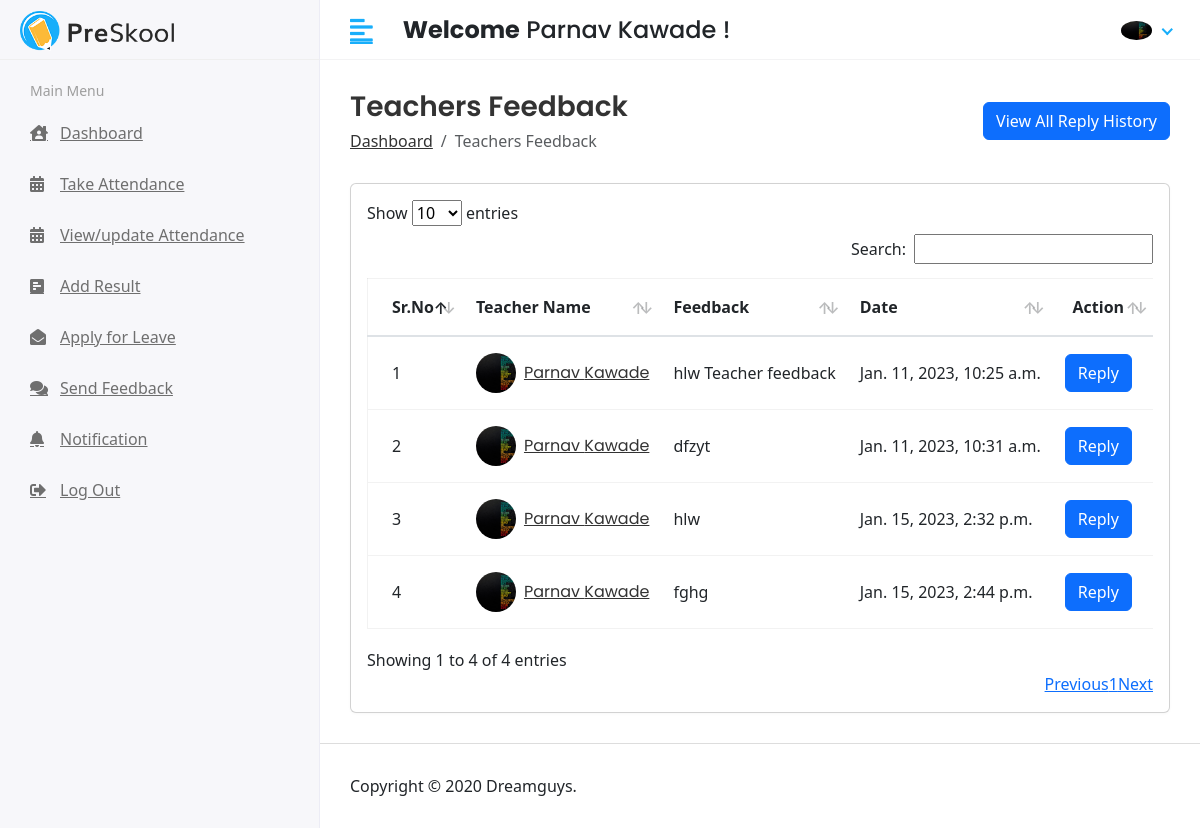
The page /hod/teacher/feedback (signed in) on the database its author committed.
### app/models.py (models this page shows, shortened)
class CustomUser(AbstractUser):
    USER = (
        (1,'HOD'),
        (2,'TEACHER'),
        (3,'STUDENT'),
    )
    user_type = models.CharField(choices=USER, max_length=50, default=1)
    profile_pic = models.ImageField(upload_to='media/profile_pic')
    dob = models.DateField(max_length=8,default=date.today)
    phone_no = models.CharField(max_length=12)
    address = models.TextField()

class Teacher_Feedback(models.Model):
    teacher_id = models.ForeignKey(Teacher, on_delete=models.CASCADE)
    feedback = models.TextField()
    reply_feedback = models.TextField(default="")
    status = models.IntegerField(default=0)
    created_at = models.DateTimeField(auto_now_add=True)
    updated_at = models.DateTimeField(auto_now=True)

class Teacher(models.Model):
    admin = models.OneToOneField(CustomUser, on_delete=models.CASCADE)
    gender = models.CharField(max_length=100)
    qualification = models.CharField(max_length=100)
    experience = models.CharField(max_length=100)
    joining_date = models.DateField(default=date.today)
    created_at = models.DateTimeField(auto_now_add=True)
    updated_at = models.DateTimeField(auto_now=True)

### student_management_systems/Hod_Views.py (the view)
# urls.py: path('hod/teacher/feedback',Hod_Views.teacherFeedbackReceive,name='teacherFeedbackReceive'),
@login_required(login_url='/')
def teacherFeedbackReceive(request):
    feedback = Teacher_Feedback.objects.all()
    feedbackHistory = Teacher_Feedback.objects.all().order_by('-id')
    context = {
        'feedback': feedback,
        'feedbackHistory' : feedbackHistory
    }
    return render(request, 'Hod/teacher_feedback.html', context)

### templates/Hod/teacher_feedback.html (shortened to what this page needs)
{% extends "base.html" %}
{% block content %}
<div class="content container-fluid">
    <div class="page-header">
        <div class="row align-items-center">
            <div class="col">
                <h3 class="page-title">Teachers Feedback</h3>
                <ul class="breadcrumb">
                    <li class="breadcrumb-item"><a href="">Dashboard</a></li>
                    <li class="breadcrumb-item active">Teachers Feedback</li>
                </ul>
            </div>
            <div class="col-auto text-right float-right ml-auto">
                <button type="button" class="btn btn-primary" data-bs-toggle="modal" data-bs-target="#exampleModal1">
                    View All Reply History
                </button>
            </div>
        </div>
    </div>
    <div class="row">
        <div class="col-sm-12">
            <div class="card card-table">
                <div class="card-body">
                    <div class="table-responsive">
                        <div id="DataTables_Table_0_wrapper" class="dataTables_wrapper dt-bootstrap4 no-footer">
                            <div class="row">
                                <div class="col-sm-12">
                                    <table id="table_id" class="table table-hover table-center mb-0  no-footer"
                                        id="DataTables_Table_0" role="grid" aria-describedby="DataTables_Table_0_info">
                                        <thead>
                                            <tr role="row">
                                                <th class="sorting_asc" tabindex="0" aria-controls="DataTables_Table_0"
                                                    rowspan="1" colspan="1" aria-sort="ascending"
                                                    aria-label="ID: activate to sort column descending"
                                                    style="width: 15.5px;">Sr.No</th>
                                                <th class="sorting" tabindex="0" aria-controls="DataTables_Table_0"
                                                    rowspan="1" colspan="1"
                                                    aria-label="Name: activate to sort column ascending"
                                                    style="width: 93.4px;">Teacher Name</th>
                                                <th class="sorting" tabindex="0" aria-controls="DataTables_Table_0"
                                                    rowspan="1" colspan="1"
                                                    aria-label="Class: activate to sort column ascending"
                                                    style="width: 170.7px;">Feedback</th>
                                                <th class="sorting" tabindex="0" aria-controls="DataTables_Table_0"
                                                    rowspan="1" colspan="1"
                                                    aria-label="Gender: activate to sort column ascending"
                                                    style="width: 40.025px;">Date</th>
                                                <th class="text-center sorting" tabindex="0"
                                                    aria-controls="DataTables_Table_0" rowspan="1" colspan="1"
                                                    aria-label="Gender: activate to sort column ascending"
                                                    style="width: 50.025px;">Action</th>
                                            </tr>
                                        </thead>
                                        <tbody>
                                            {% for i in feedback %}
                                            <tr role="row" class="odd">
                                                <td class="sorting_1">{{forloop.counter}}</td>
                                                <td>
                                                    <h2 class="table-avatar">
                                                        <a href="#" class="avatar avatar-sm mr-2">
                                                            {% if i.teacher_id.admin.profile_pic == "" %}
                                                            <img class="avatar-img rounded-circle"
                                                                src="/media/profile_pic/avtar.jpeg" alt="User Image">
                                                            {% else %}
                                                            <img class="avatar-img rounded-circle"
                                                                src="/{{i.teacher_id.admin.profile_pic}}"
                                                                alt="User Image">
                                                            {% endif %}
                                                        </a>
                                                        <a href="#">{{i.teacher_id.admin.first_name}}
                                                            {{i.teacher_id.admin.last_name}}</a>
                                                    </h2>
                                                </td>
                                                <td>{{i.feedback}}</td>
                                                <td>{{i.created_at}}</td>
                                                <td>
                                                    <button type="button" class="btn btn-primary" data-bs-toggle="modal"
                                                        data-bs-target="#exampleModal-{{forloop.counter}}">
                                                        Reply
                                                    </button>
                                                </td>
                                            </tr>
                                            {% endfor %}
                                        </tbody>
                                    </table>
                                </div>
                            </div>
                        </div>
                    </div>
                </div>
            </div>
        </div>
    </div>
</div>
{% endblock content %}

### templates/includes/header.html (shortened to what this page needs)
{% load static %}
<div class="header">
    <div class="header-left">
        <a href="" class="logo">
            <img src="{% static 'assets/img/logo.png' %}" alt="Logo">
        </a>
    </div>
    <a href="javascript:void(0);" id="toggle_btn">
        <i class="fas fa-align-left"></i>
    </a>
    <div class="top-nav-search mt-3">
        <h4><strong>Welcome</strong><span> {{user.first_name}} {{user.last_name}} !</span></h4>
    </div>
    <ul class="nav user-menu">
        <li class="nav-item dropdown has-arrow">
            <a href="#" class="dropdown-toggle nav-link" data-toggle="dropdown">
                <span class="user-img">
                    {% if user.profile_pic == "" %}
                    <img class="rounded-circle" src="/media/profile_pic/avtar.JPEG" width="31"
                        alt="{{user.first_name}}">
                    {% else %}
                    <img class="rounded-circle" src="/{{user.profile_pic}}" width="31" alt="{{user.first_name}}
                        {{user.last_name}}">
                    {% endif %}</span>
            </a>
        </li>
    </ul>
</div>

### static/assets/css/style.css (style rules this page uses)
html { height: 100%; }
body { background-color: #fff; color: #333; font-family: 'Poppins', sans-serif; font-size: 1rem; height: 100%; line-height: 1.5; overflow-x: hidden; }
h1, h2, h3, h4, h5, h6 { font-family: 'Poppins', sans-serif; margin-top: 0; }
a { color: #009ce7; }
input, button, a { transition: all 0.4s ease; -moz-transition: all 0.4s ease; -o-transition: all 0.4s ease; -ms-transition: all 0.4s ease; -webkit-transition: all 0.4s ease; }
input, input:focus, button, button:focus { outline: none; }
ul, ol { padding: 0px; list-style: none; }
.table { color: #333; max-width: 100%; margin-bottom: 0; width: 100%; }
.table.dataTable { border-collapse: collapse !important; border: 1px solid rgba(0, 0, 0, 0.05); }
table.table td h2 { display: inline-block; font-size: inherit; font-weight: 400; margin: 0; padding: 0; vertical-align: middle; }
table.table td h2.table-avatar { align-items: center; display: inline-flex; font-size: inherit; font-weight: 400; margin: 0; padding: 0; vertical-align: middle; white-space: nowrap; }
table.table td h2 a { color: #333; }
.table thead tr th { font-weight: 600; }
.table tbody tr { border-bottom: 1px solid rgba(0, 0, 0, 0.05); }
.table.table-center td, .table.table-center th { vertical-align: middle; }
.card-table .card-body .table > thead > tr > th { border-top: 0; }
.card-table .card-body .table tr td:first-child, .card-table .card-body .table tr th:first-child { padding-left: 1.5rem; }
.card-table .card-body .table tr td:last-child, .card-table .card-body .table tr th:last-child { padding-right: 1.5rem; }
.card-table .table td, .card-table .table th { border-top: 1px solid #e2e5e8; padding: 1rem 0.75rem; white-space: nowrap; }
.btn-primary { background-color: #FFBC53; border: 1px solid #FFBC53; }
.card { border: 1px solid #ececf5; box-shadow: 0 1px 3px 0 rgba(0, 0, 0, 0.03); margin-bottom: 1.875rem; }
.card-body { padding: 1.5rem; }
.avatar { position: relative; display: inline-block; width: 3rem; height: 3rem }
.avatar > img { width: 100%; height: 100%; -o-object-fit: cover; object-fit: cover; }
.avatar-sm { width: 2.5rem; height: 2.5rem; }
.header { background-color: #fff; border-bottom: 1px solid #f3f3f4; left: 0; position: fixed; right: 0; top: 0; z-index: 1001; height: 60px; }
.header .header-left { float: left; height: 60px; padding: 0 20px; position: relative; width: 320px; z-index: 1; transition: all 0.2s ease-in-out; background-color: #f7f7fa; border-bottom: 1px solid #efefef; border-right: 1px solid #ececf5; display: flex; align-items: center; }
.header .header-left .logo { display: inline-block; line-height: 60px; }
.header .header-left .logo img { max-height: 40px; width: auto; }
.header .dropdown-toggle:after { display: none; }
.header .has-arrow .dropdown-toggle:after { border-top: 0; border-left: 0; border-bottom: 2px solid #18aefa; border-right: 2px solid #18aefa; content: ''; height: 8px; display: inline-block; pointer-events: none; -webkit-transform-origin: 66% 66%; -ms-transform-origin: 66% 66%; transform-origin: 66% 66%; -webkit-transform: rotate(45deg); -ms-transform: rotate(45deg); transform: rotate(45deg); -webkit-transition: all 0.15s ease-in-out; transition: all 0.15s ease-in-out; width: 8px; vertical-align: 0px; }
.user-menu { float: right; margin: 0; position: relative; z-index: 99; padding-right: 15px; }
.user-menu.nav > li > a { color: #a0a0a0; font-size: 14px; line-height: 58px; padding: 0 15px; height: 60px; }
.user-img { margin-right: 3px; position: relative; }
.top-nav-search { float: left; margin-left: 15px; }
.page-wrapper > .content { padding: 1.875rem 1.875rem 0; }
.page-header { margin-bottom: 1.875rem; }
.page-header .breadcrumb { background-color: transparent; color: #6c757d; font-size: 1rem; font-weight: 500; margin-bottom: 0; padding: 0; }
.page-header .breadcrumb a { color: #333; }
.page-title { font-size: 28px; font-weight: 600; color: #333; margin-bottom: 5px; }
@media (min-width: 992px) { #toggle_btn { align-items: center; color: #18aefa; display: inline-flex; float: left; font-size: 26px; height: 60px; justify-content: center; margin-left: 15px; padding: 0 15px; } }

### rows shown on the page
CustomUser: first_name "Parnav", last_name "Kawade", profile_pic (picture)
Teacher_Feedback: teacher_id.admin.profile_pic (picture), teacher_id.admin.first_name "Parnav", teacher_id.admin.last_name "Kawade", feedback "hlw Teacher feedback", created_at "Jan. 11, 2023, 10:25 a.m."
Teacher_Feedback: teacher_id.admin.profile_pic (picture), teacher_id.admin.first_name "Parnav", teacher_id.admin.last_name "Kawade", feedback "dfzyt", created_at "Jan. 11, 2023, 10:31 a.m."
Teacher_Feedback: teacher_id.admin.profile_pic (picture), teacher_id.admin.first_name "Parnav", teacher_id.admin.last_name "Kawade", feedback "hlw", created_at "Jan. 15, 2023, 2:32 p.m."
Teacher_Feedback: teacher_id.admin.profile_pic (picture), teacher_id.admin.first_name "Parnav", teacher_id.admin.last_name "Kawade", feedback "fghg", created_at "Jan. 15, 2023, 2:44 p.m."
